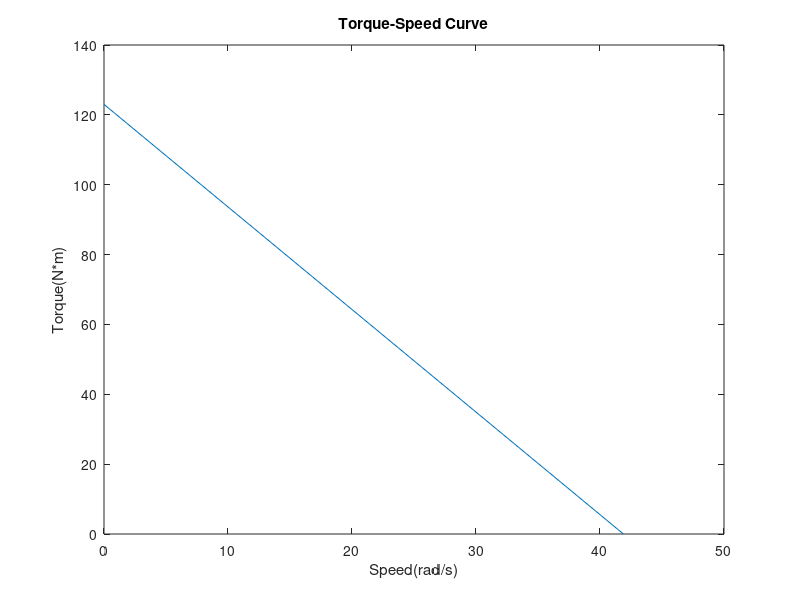

The MATLAB script that drew this image:
%% Determination of Operating (Desired) Point of Output
stallTorque = [123 0]; %[N*m] stall torque at output
noLoadSpeed = [0 41.888]; %[rad/s] output no load speed 
n = 0.98; %gearing efficiency 
P_in = 600; %[W] Input power from motor to transmission system 
P_transmitted = n*P_in; %[W] Output(transmitted) power throughout transmission system 

%Torque/Speed Curve 
plot(noLoadSpeed,stallTorque);
title('Torque-Speed Curve');
xlabel('Speed(rad/s)');
ylabel('Torque(N*m)');

%Power-Speed and Power-Torque Relation @OUTPUT
Ts_out = 123; %[N*m]
Wn_out = 41.888; %[rad/s]

%Find operating speed @588Watts
P_out = [-Ts_out/Wn_out Ts_out -P_transmitted]; %vector for polynomial Power(w)=-(Ts/Wn)*w^2 + Ts*Wn that represents power curve in terms of speed
roots_Speed=roots(P_out); %output operating speed @588W is w2=5.5036 and w1=36.3844 (from workspace)
Wop_out=min(roots_Speed); %Choosing the lower speed will result in higher torque closer to the max torque of 123Nm igving a more conservative estimate 

Top_out=P_transmitted/Wop_out; %operating torque @588W and w2=5.5036. Lower operating speed is chosen so that a higher operating torque closer to that of the specified stall torque is achieved 

%% Determination of Operating Point of Input(Motor) 
%Input operating point @600Watts was found directly from power-torque curve from datasheet
%Since power-speed/torque curve is a parabola, there are 2 operating torques/speeds. 
Top_in=[1.75 11.25]; %N*m T1 & T2
Wop_in=[342.86 53.3];%rad/s W1 & W2

for i=1:2
    m(i)=Wop_in(i)/Wop_out;
end

m=min(m); % Choose the smaller of the 2 gear ratios in order to meet small size requirements. Smaller the ratio, fewer the teeth and thus smaller pitch diameter. 
          % In order to verify validity of gear ratio, multiply Top_in*n*m and see if the product is approximately equal to Top_out



